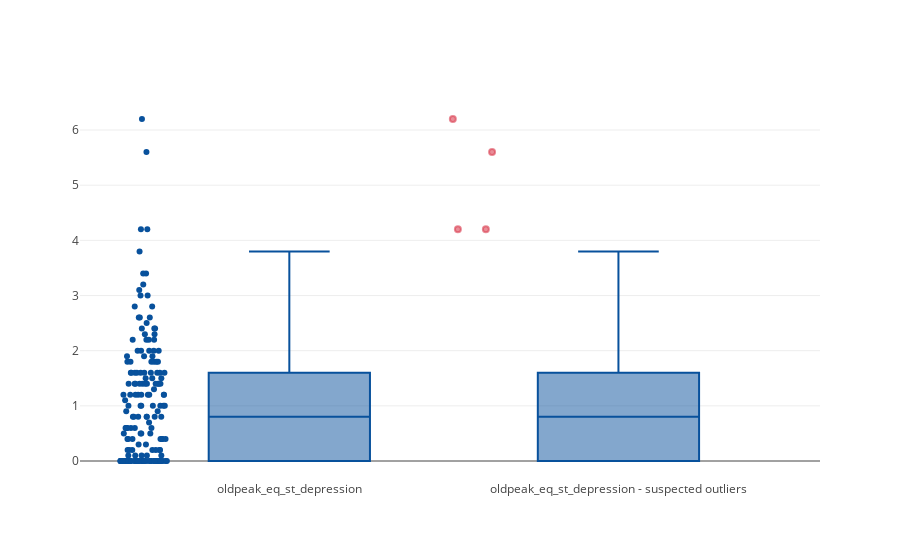

Write notebook code for a chart like this one.
### Code cell
name = 'oldpeak_eq_st_depression'
y = df[name]

trace1 = go.Box(
    y=y,
    jitter=0.3,
    pointpos=-1.8,
    boxpoints = 'all',
    marker = dict(
        color = 'rgb(8,81,156)',
    ),
    name = name
)

trace2 = go.Box(
    y=y,
    jitter=0.3,
    pointpos=-1.8,
    boxpoints = 'suspectedoutliers',
    marker = dict(
        color = 'rgb(8,81,156)',
        outliercolor = 'rgba(219, 64, 82, 0.6)',
        line = dict(
            outliercolor = 'rgba(219, 64, 82, 0.6)',
            outlierwidth = 2)
    ),
    name = name + ' - suspected outliers'
)

data = [trace1, trace2]

layout = go.Layout(
    showlegend = False
)

fig = go.Figure(data=data, layout=layout)
iplot(fig, layout)

### Figure 1 — Plotly figure (JSON) as saved in the notebook; plotly's stock layout.template omitted (floating-point values rounded to 4 significant figures; data arrays with more than 128 entries replaced by an {"elided": "..."} marker saying what was removed)
{"data": [{"boxpoints": "all", "jitter": 0.3, "marker": {"color": "rgb(8,81,156)"}, "name": "oldpeak_eq_st_depression", "pointpos": -1.8, "type": "box", "y": {"elided": "180 float values"}}, {"boxpoints": "suspectedoutliers", "jitter": 0.3, "marker": {"color": "rgb(8,81,156)", "line": {"outliercolor": "rgba(219, 64, 82, 0.6)", "outlierwidth": 2}, "outliercolor": "rgba(219, 64, 82, 0.6)"}, "name": "oldpeak_eq_st_depression - suspected outliers", "pointpos": -1.8, "type": "box", "y": {"elided": "180 float values"}}], "layout": {"showlegend": false}}
